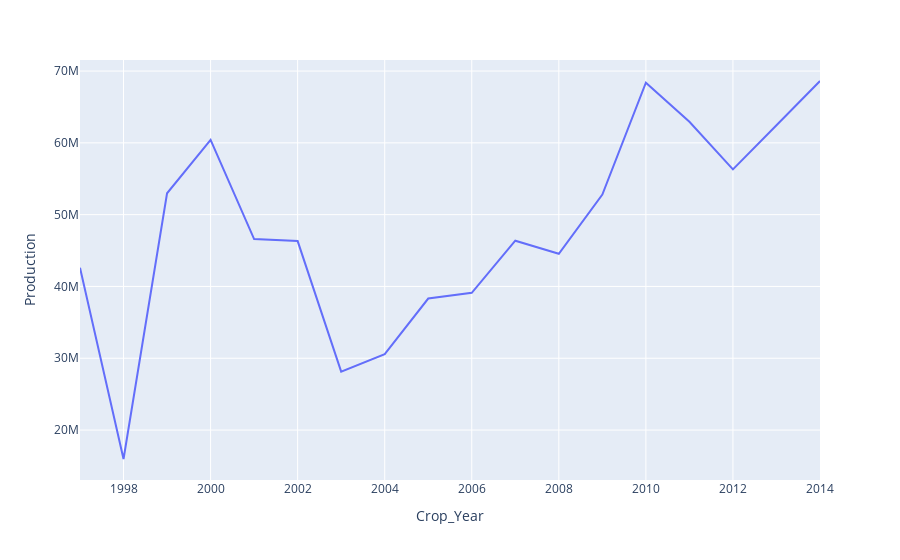

Write notebook code for a chart like this one.
### Code cell
temp = data.groupby(by='Crop_Year')['Production'].sum().reset_index()
px.line(temp, 'Crop_Year', 'Production') #line graph

### Figure 1 — Plotly figure (JSON) as saved in the notebook; plotly's stock layout.template omitted (floating-point values rounded to 4 significant figures)
{"data": [{"hovertemplate": "Crop_Year=%{x}<br>Production=%{y}<extra></extra>", "legendgroup": "", "line": {"color": "#636efa", "dash": "solid"}, "marker": {"symbol": "circle"}, "mode": "lines", "name": "", "orientation": "v", "showlegend": false, "type": "scatter", "x": [1997, 1998, 1999, 2000, 2001, 2002, 2003, 2004, 2005, 2006, 2007, 2008, 2009, 2010, 2011, 2012, 2013, 2014], "xaxis": "x", "y": [42603496, 15967274, 52979643, 60406199, 46602036, 46322061, 28133873, 30579128, 38318652, 39114486, 46373073, 44545875, 52794065, 68385913, 62929986, 56300982, 62458380, 68614586], "yaxis": "y"}], "layout": {"legend": {"tracegroupgap": 0}, "margin": {"t": 60}, "xaxis": {"anchor": "y", "domain": [0, 1], "title": {"text": "Crop_Year"}}, "yaxis": {"anchor": "x", "domain": [0, 1], "title": {"text": "Production"}}}}
